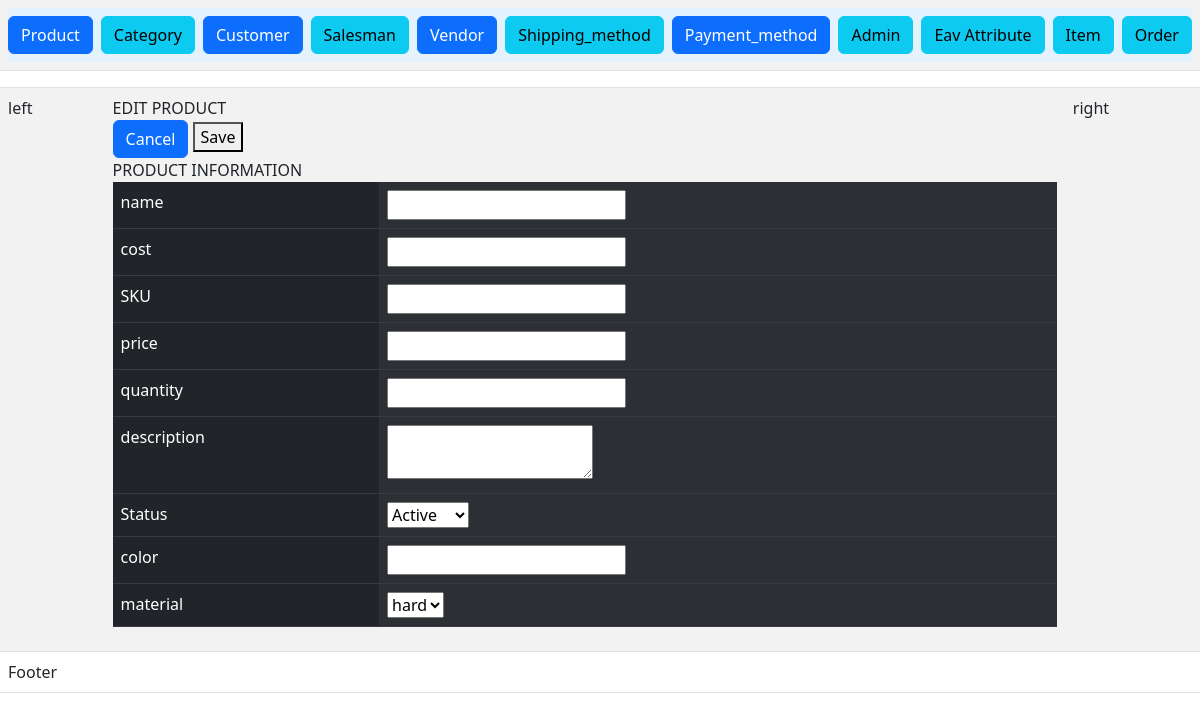
The app's page /index.php?c=product&a=add, older data.
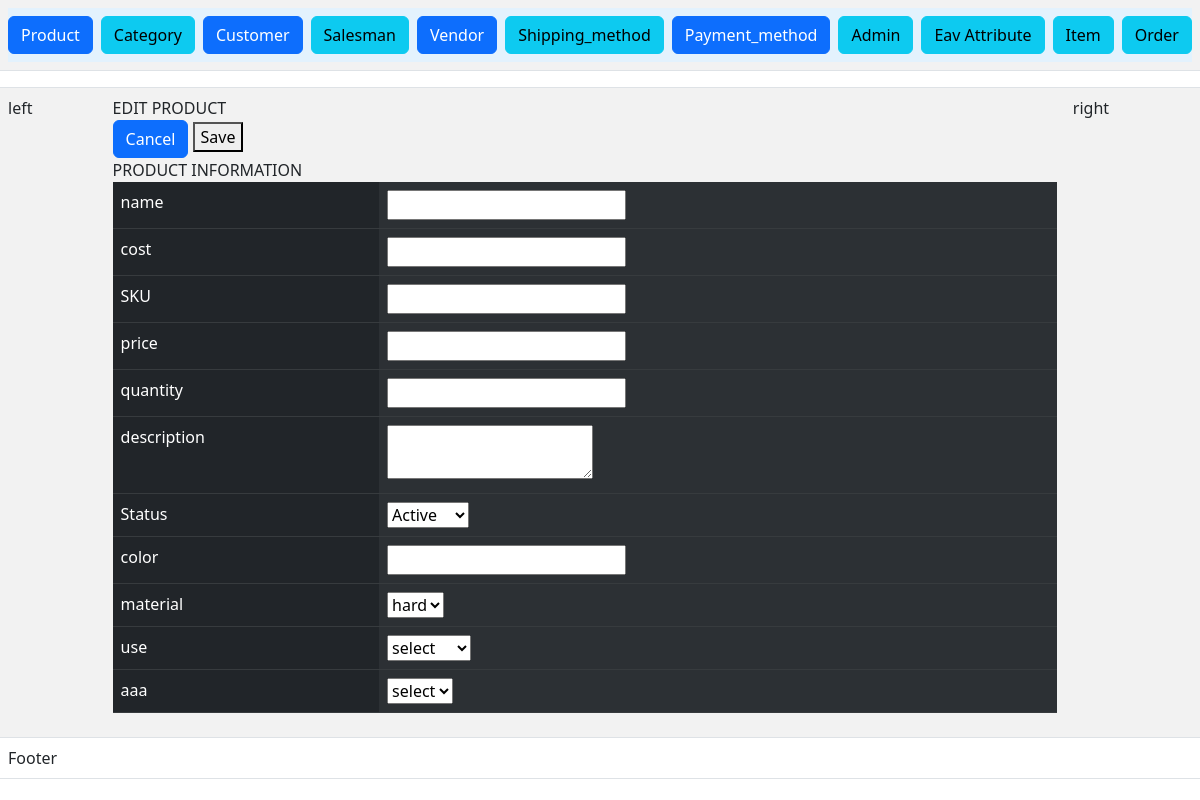
The same page, newer data.
### tables this page shows
CREATE TABLE `eav_attribute` (
  `attribute_id` int(11) NOT NULL,
  `entity_type_id` int(11) NOT NULL,
  `code` varchar(20) NOT NULL,
  `backend_type` varchar(20) DEFAULT NULL,
  `name` varchar(50) NOT NULL,
  `status` tinyint(4) NOT NULL,
  `backend_model` varchar(255) NOT NULL,
  `input_type` varchar(20) NOT NULL
);

### Block/Core/Template.php (called while the page is built, shortened)
<?php
class Block_Core_Template extends Model_Core_View
{
	protected $children = [];
	public function getChildren()
	{
		return $this->children;
	}
	public function addChild($key,$value)
	{
		$this->children[$key] = $value;
		return $this;
	}
}
?>

### Model/Core/View.php (called while the page is built, shortened)
<?php
class Model_Core_View
{
	protected $template = null;
	protected $data = [];
	public function setTemplate($template)
	{
		$this->template = $template;
		return $this;
	}
	public function getTemplate()
	{
		return $this->template;
	}
	public function __get($key)
	{
		return $this->data[$key];
	}
	public function setData($data)
	{
		$this->data = $data;
		return $this;
	}
	public function render()
	{
		require "View".DS.$this->getTemplate();
	}
	public function getUrl($controller=null,$action=null,$params=[],$resetParams=false)
	{
		return Ccc::getModel('Core_Url')->getUrl($controller,$action,$params,$resetParams);
	}
}

### Controller/Product.php (called while the page is built, shortened)
<?php
class Controller_Product extends Controller_Core_Action
{
	public function addAction()
	{
		try {
			$layout = $this->getLayout();
			$product = Ccc::getModel('Product');
        	$edit = $layout->createBlock('Product_Edit')->setData(['product'=>$product]);
			$layout->getChild('content')->addChild('edit',$edit);
			$layout->render();
		} catch (Exception $e) {
			$this->getMessage()->addMessage('Product not showed.',Model_Core_Message :: FAILURE);
		}
	}
}

### index.php (called while the page is built, shortened)
<?php
spl_autoload_register(function ($className) {
    $classPath = str_replace('_', '/', $className);
});
class Ccc{
	public static function init()
	{
		$front = new Controller_Core_Front();
		$front->init();
	}
	public static function getModel($className){
		return new $className();
	}
}
Ccc::init();
?>

### Model/Core/Url.php (called while the page is built, shortened)
<?php
class Model_Core_Url
{
	public function getUrl($controller = null,$action = null,$params = [], $reset  = false)
	{
	   $request = new Model_Core_Request();
	   $final = $request->getParam();
	   if ($reset) {
	   	$final = [];
	   }
	   if ($controller) {
	   		$final['c'] = $controller;
	   }
	   else{
	   		$final['c'] =$request->getControllerName();
	   }
	   if ($action) {
	   	   $final['a'] = $action;
	   }
	   else{
	   	   $final['a'] = $request->getActionName();
	   }
	   $queryString = http_build_query($final);
	   $requestUri = trim($_SERVER['REQUEST_URI'],$_SERVER['QUERY_STRING']);
	   $url = $_SERVER['REQUEST_SCHEME'].'://'. $_SERVER['HTTP_HOST'].$requestUri.$queryString;
	   return $url;
	}
}

### Model/Core/Request.php (called while the page is built, shortened)
<?php
class Model_Core_Request{
	public function getParam($key = null, $value = null){
		if ($key == null) {
			return $_GET;
		}
		if (array_key_exists($key,$_GET)) {
			return $_GET[$key];
		}
		  return $value;
	}
}

### Block/Product/Edit.php (called while the page is built, shortened)
<?php
class Block_Product_Edit extends Block_Core_Template
{
	public function getRow()
	{
		return  $this->product;
	}
}
?>

### Model/Core/Table.php (called while the page is built, shortened)
<?php
class Model_Core_Table
{
	protected $data = [];
	protected $resource = null;
	protected $collection = null;
	public function getId()
	{
		$primaryKey = $this->getResource()->getPrimaryKey();
		return (int)$this->$primaryKey;
	}
	public function setResourceClass($resourceClass)
	{
		return $this;
	}
	public function setCollectionClass($collectionClass)
	{
		return $this;
	}
	public function setResource($resource)
	{
		$this->resource = $resource;
		return $this;
	}
	public function getResource()
	{
		if ($this->resource) {
			return $this->resource;
		}
		$resource = new ($this->resourceClass)();
		return $resource;
	}
	public function setCollection($collection)
	{
		$this->collection = $collection;
		return $this;
	}
	public function getCollection()
	{
		if ($this->collection) {
			return $this->collection;
		}
		$collection = new ($this->collectionClass)();
		return $collection;
	}
	public function __get($key)
	{
		if (array_key_exists($key, $this->data)) {
			return $this->data[$key];
		}
		return null;
	}
	public function setData(array $data)
	{
		$this->data =array_merge($this->data,$data) ;
		return $this;
	}
	public function fetchAll($query)
	{
		$result = $this->getResource()->fetchAll($query);
		if (!$result) {
			return false;
		}
		$collection = $this->getCollection()->setData($result);
		return $collection;
	}
}

### Model/Core/Table/Resource.php (called while the page is built, shortened)
<?php
class Model_Core_Table_Resource
{
	protected $primaryKey  = null;
	protected $adapter = null;
	public function setResourceName($resourceName){
		return $this;
	}
	public function setPrimaryKey($primaryKey){
		$this->primaryKey = $primaryKey;
		return $this;
	}
	public function getPrimaryKey(){
		return $this->primaryKey;
	}
	protected function setAdapter($adapter){
		$this->adapter = $adapter;
		return $this;
	}
	public function getAdapter(){
		if ($this->adapter) {
			return $this->adapter;
		}
		$adapter = new Model_Core_Adapter();
		return $adapter;
	}
	public function fetchAll($query){
		$result = $this->getAdapter()->fetchAll($query);
		if (!$result) {
			return false;
		}
		return $result;
	}
}
?>

### Model/Product/Resource.php (called while the page is built, shortened)
<?php
class Model_Product_Resource extends Model_Core_Table_Resource
{
	   public function getStatusOptions()
	   {
	      return [self::STATUS_ACTIVE => self::STATUS_ACTIVE_LBL,
	              self::STATUS_INACTIVE => self::STATUS_INACTIVE_LBL
	      ];
	   }
}
?>

### Model/Product.php (called while the page is built, shortened)
<?php
class Model_Product extends Model_Core_Table{
   public function getStatus()
   {
      return Model_Product_Resource::STATUS_DEFAULT;
   }
   public function getAttributes()
   {
      $sql = "SELECT * FROM `eav_attribute` WHERE `entity_type_id` = 1 AND `status` = 1";
      $attributes =Ccc::getModel('Eav_Attribute')->fetchAll($sql);
      if ($attributes) {
           return $attributes->getData();
      }
      return Ccc::getModel('Eav_Attribute');
   }
}

### Model/Core/Adapter.php (called while the page is built, shortened)
<?php
class Model_Core_Adapter
{
	public $config = [
		'host' => 'localhost',
		'username' => 'root',
		'password' => '',
		'dbname' => 'newmvc-akshayFultariya',
	];
	public $connect = null;
	public function connect(){
		if ($this->connect != null) {
			return $this->connect;
		}
		$connect = mysqli_connect(
			$this->config['host'],
			$this->config['username'],
			$this->config['password'],
			$this->config['dbname']
		);
		$this->connect = $connect;
		return $connect;
	}
	public function fetchAll($query){
		$connect = $this->connect();
		$result = mysqli_query($connect,$query);
		if ($result->num_rows == 0) {
			return false;
		}
			return $result->fetch_all(MYSQLI_ASSOC);
	}
}

### Model/Core/Table/Collection.php (called while the page is built, shortened)
<?php
class Model_Core_Table_Collection
{
	protected $data = [];
	public function setData(array $data)
	{
		$this->data =array_merge($this->data,$data) ;
		return $this;
	}
	public function getData()
	{
		return $this->data;
	}
}
?>

### View/eav/attribute/inputtype.phtml (called while the page is built)
<?php
$this->getInputtypeField()->render();

### Block/Eav/Attribute/Inputtype/Select.php (called while the page is built, shortened)
<?php
class Block_Eav_Attribute_Inputtype_Select extends Block_Core_Template
{
	protected $attribute = null;
	public function setAttribute($attribute)
	{
		$this->attribute = $attribute;
		return $this;
	}
	public function getAttribute()
	{
		return $this->attribute;
	}
}
?>

### View/eav/attribute/inputtype/select.phtml (the view, shortened to what the changed rows need)
<?php $attribute = $this->getAttribute(); ?>
<select name="attribute[<?php echo $attribute->backend_type;?>][<?php echo $attribute->getId();?>]">
	<option value="0">select</option>
</select>

### View/html/Content/content.phtml
<?php
$children = $this->getChildren();
foreach ($children as $key => $child) {
	$child->render();
}
?>

### View/product/edit.phtml (shortened to what the changed rows need)
<?php
$product = $this->getRow();
?>
	<form action="<?php echo $this->getUrl('product','save');?>" method="post">
		<div class="content9">
			<div class="add19">
				EDIT PRODUCT
			</div>
			<div class="add29">
				<a
			type="button" class="btn btn-primary"	href="<?php echo $this->getUrl('product','grid',[],true);?>" class="add39">Cancel</a>
				<button type="submit" name="submit" value="save" class="add39">Save</button>
			</div>
		</div>
	<div class="head9">
		PRODUCT INFORMATION
	</div>
	<table class="table table-dark table-striped-columns">
		<tr>
			<td>name</td>
			<td><input type="text" name="product[name]" value="<?php echo $product->name; ?>" ></td>
		</tr>
		<tr>
			<td>cost</td>
			<td><input type="text" name="product[cost]" value=" <?php echo $product->cost; ?>" class="addi9"></td>
		</tr>
		<tr>
			<td>SKU</td>
			<td><input type="text" name="product[SKU]" value=" <?php echo $product->SKU; ?>" class="addi9"></td>
		</tr>
		<tr>
			<td>price</td>
			<td><input type="text" name="product[price]" value=" <?php echo $product->price; ?>" class="addi9"></td>
		</tr>
		<tr>
			<td>quantity</td>
			<td><input type="text" name="product[quantity]" value=" <?php echo $product->quantity; ?>" class="addi9"></td>
		</tr>
		<tr>
			<td>description</td>
			<td>
				<textarea class="addi9" name ="product[description]">
					<?php echo $product->description;?>
				</textarea>
			</td>
		</tr>
		<tr>
		<td>Status</td>
		<td>
		<select name="product[status]">
			<?php foreach ($product->getResource()->getStatusOptions() as $key => $value):?>
			<?php $selected = ($key == $product->getstatus()) ? 'selected' : '';?>
			<option value="<?php echo $key ?>"<?php echo $selected; ?>><?php echo $value;?></option>
			<?php endforeach;?>
		</select>
	</td>
		<tr>
			<td>color</td>
			<td><input type="text" name="product[color]" value=" <?php echo $product->color; ?>" class="addi9"></td>
		</tr>
		<tr>
			<td>material</td>
			<td>
				<select name="product[material]" class="addi9">
					 <option value="hard" <?php if ($product->material === 'hard'){
													echo "selected";}
												?>>hard
				</option>
				</select>
			</td>
		</tr>
		<?php foreach ($product->getattributes() as $key => $attribute): ?>
		<tr>
			<td><?php echo $attribute->name;?></td>
			<td>
				<?php $this->getLayout()->createBlock('Eav_Attribute_Inputtype')->setAttributes($attribute)->setRow($product)->render(); ?>
			</td>
		</tr>
	<?php endforeach;?>
	</table>
	</form>

Row changes from the older to the newer data that the page shows:
added eav_attribute: name "use", backend_type+attribute_id "select"
added eav_attribute: name "aaa", backend_type+attribute_id "select"
